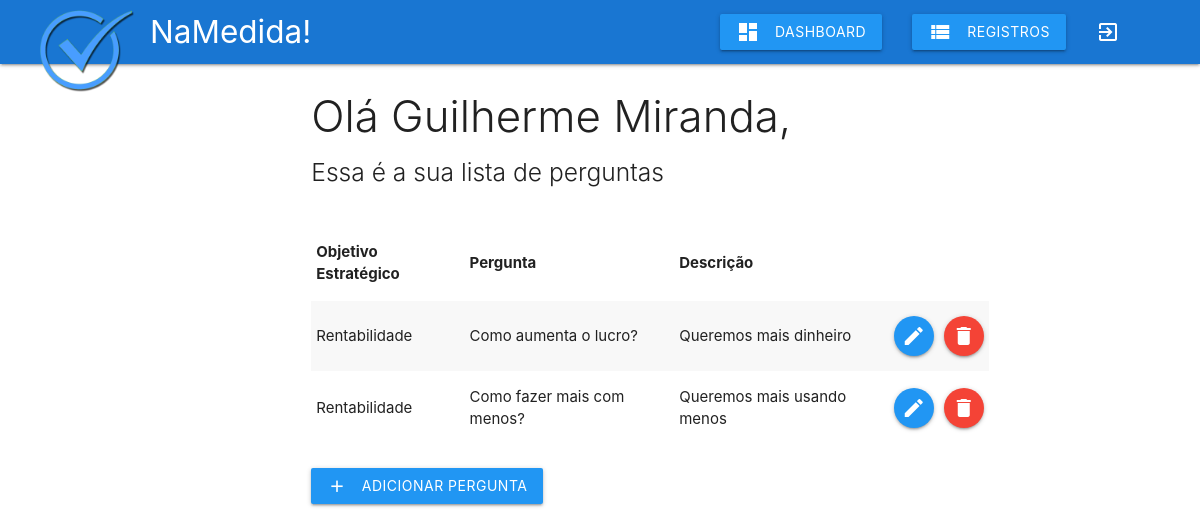
The page /php/pergunta.php (signed in) on the database its author committed.
### tables this page shows
CREATE TABLE `usuario` (
  `idUsuario` int(11) NOT NULL,
  `login` varchar(45) DEFAULT NULL,
  `senha` varchar(32) DEFAULT NULL,
  `nome` varchar(45) DEFAULT NULL
);

CREATE TABLE `pergunta` (
  `idPergunta` int(11) NOT NULL,
  `idObjEstrategico` int(11) DEFAULT NULL,
  `nome` varchar(255) DEFAULT NULL,
  `descricao` varchar(255) DEFAULT NULL
);

CREATE TABLE `objestrategico` (
  `idObjEstrategico` int(11) NOT NULL,
  `nome` varchar(45) DEFAULT NULL,
  `idOrganizacao` int(11) DEFAULT NULL,
  `descricao` varchar(255) DEFAULT NULL
);

### php/includes/dados-usuario.php (called while the page is built, shortened)
<?php
$id = $_SESSION['idUsuario'];
$sql = "SELECT * FROM usuario WHERE idUsuario = '$id'";
$resultado = mysqli_query($connect, $sql);
$dados = mysqli_fetch_array($resultado);
$ids_objestrategico = array();

### php/includes/cabecalhos.php (called while the page is built, shortened)
<?php
$pergunta[] = 'Objetivo Estratégico';
$pergunta[] = 'Pergunta';
$pergunta[] = 'Descrição';

### php/pergunta.php (the view, shortened to what this page needs)
<?php
include_once 'db_connect.php';
include_once 'includes/header.php';
include_once 'includes/dados-usuario.php';
include_once 'includes/cabecalhos.php';
include_once 'includes/navbar.php';
?>
<div class="row">
	<div class="col s12 m7 push-m3">
		<h3 class="light"> Olá <?php echo $dados['nome']; ?>,</h3>
		<h5 class="light">Essa é a sua lista de perguntas </h5>
		<table class="striped responsive-table">
			<thead>
				<tr>
				<?php
					foreach ($pergunta as $key) {
						echo "<th>$key</th>";
					}
				?>
				</tr>
			</thead>
			<tbody>
				<?php
					$sql = "SELECT * FROM pergunta WHERE ";
					for ($i=0; $i < count($ids_objestrategico); $i++) {
						if ($i == 0):
							$sql = $sql."idObjEstrategico = '$ids_objestrategico[$i]'";
						else:
							$sql = $sql." or idObjEstrategico = '$ids_objestrategico[$i]'";
						endif;
					}
					$resultado = mysqli_query($connect, $sql);
					while ($pergunta_dados = mysqli_fetch_array($resultado)):
				?>
				<tr>
					<td><?php
						$id = $pergunta_dados['idObjEstrategico'];
						$sql = "SELECT nome FROM objestrategico WHERE idObjEstrategico = '$id'";
						$objestrategico_nome = mysqli_query($connect, $sql);
						$objestrategico_nome = mysqli_fetch_array($objestrategico_nome);
						echo $objestrategico_nome['nome'];
					?></td>
					<td><?php echo $pergunta_dados['nome']; ?></td>
					<td><?php echo $pergunta_dados['descricao']; ?></td>
					<td><a href="editar-pergunta.php?idPergunta=<?php echo $pergunta_dados['idPergunta']; ?>" class="btn-floating blue"><i class="material-icons">edit</i></a></td>
					<td><a href="#modal<?php echo $pergunta_dados['idPergunta']; ?>" class="btn-floating red modal-trigger"><i class="material-icons">delete</i></a></td>
				</tr>
				<?php endwhile; ?>
			</tbody>
		</table>
		<br>
		<a class='btn waves-effect waves-light blue' href='adicionar-pergunta.php'>adicionar pergunta<i class="material-icons left">add</i></a>
	</div>
</div>
<?php
include_once 'includes/footer.php';
?>

### php/includes/style.php (style rules this page uses)
.responsive-table { margin-top: 40px; }

### rows shown on the page
usuario: nome "Guilherme Miranda"
pergunta: idObjEstrategico.nome "Rentabilidade", nome "Como aumenta o lucro?", descricao "Queremos mais dinheiro"
pergunta: idObjEstrategico.nome "Rentabilidade", nome "Como fazer mais com menos?", descricao "Queremos mais usando menos"

### other values the page prints
$key "Objetivo Estratégico"
$key "Pergunta"
$key "Descrição"
